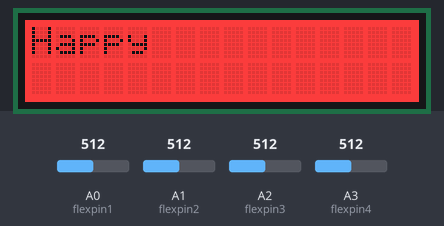
A sketch run on a simulated Arduino Uno, built with avr-gcc and run on an emulated ATmega328P. Shown: 16×2 character LCD. The inputs (shaded band) are chosen by the test bench; at power-on: A0 (flexpin1) = 512, A1 (flexpin2) = 512, A2 (flexpin3) = 512, A3 (flexpin4) = 512. What the sketch prints to the serial monitor is not drawn.

Above: at 2.2 s.
2.3 s: A0 (flexpin1) set to 492
At 3.4 s:
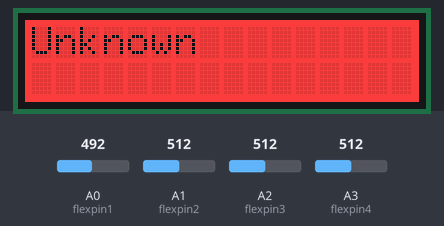
4.6 s: A0 (flexpin1) set to 510
At 5.7 s:
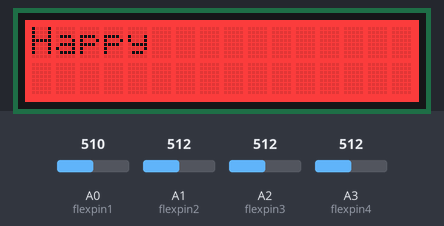
6.6 s: A0 (flexpin1) set to 490
At 7.9 s:
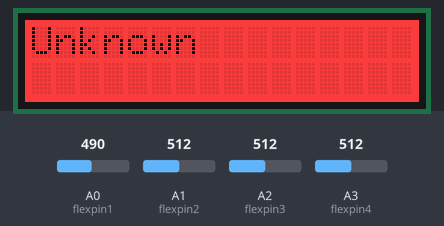
Timing chart, 0 to 9.6 s (numbered marks = the images above; inputs shaded):
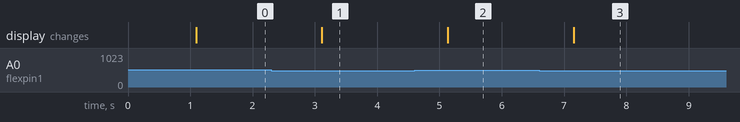

Measured:
- the behaviour switches between 501 and 500 on A0 (flexpin1) (found by bisection; images 0 and 1)
- after the input at 2.3 s, the display: changes after 0.81 s (image 1)
- after the input at 4.6 s, the display: changes after 0.53 s (image 2)
- after the input at 6.6 s, the display: changes after 0.55 s (image 3)

The sketch:

Test_Output.ino
```cpp
#include <Wire.h>
#include "rgb_lcd.h"

rgb_lcd lcd;

const int colorR = 255;
const int colorG = 0;
const int colorB = 0;

int flexpin1 = A0;
int flexpin2 = A1;
int flexpin3 = A2;
int flexpin4 = A3;

void setup() {
  Serial.begin(9600);
  lcd.begin(16, 2);
  lcd.setRGB(colorR, colorG, colorB);
  lcd.print("Sign Language - Group06");

  delay(1000);
}

void loop() {
  int flexVal1 = analogRead(flexpin1);
  int flexVal2 = analogRead(flexpin2);
  int flexVal3 = analogRead(flexpin3);
  int flexVal4 = analogRead(flexpin4);

  String word = getWordFromFlexValues(flexVal1, flexVal2, flexVal3, flexVal4);

  Serial.println(word);

  lcd.clear();
  lcd.setCursor(0, 0);
  lcd.print(word);

  delay(1000);
}

//Template to work on...
String getWordFromFlexValues(int flex1, int flex2, int flex3, int flex4) {
  // Define thresholds for each flex sensor
  int threshold1 = 500; // Adjust this threshold according to your sensor calibration
  int threshold2 = 500; // Adjust this threshold according to your sensor calibration
  int threshold3 = 500; // Adjust this threshold according to your sensor calibration
  int threshold4 = 500; // Adjust this threshold according to your sensor calibration

  // Determine which word corresponds to the flex sensor readings
  if (flex1 > threshold1 && flex2 > threshold2 && flex3 > threshold3 && flex4 > threshold4) {
    return "Happy";
  } else {
    // Add more conditions to cover different words/signs based on flex sensor readings
    return "Unknown";
  }
}
```

code.c
```cpp
int a = 0;

int b = 0;

int c = 0;

int d = 0;

int  e = 0;

void setup()
{
  pinMode(A0, INPUT);
  pinMode(A1, INPUT);
  pinMode(A2, INPUT);
  pinMode(A3, INPUT);
  pinMode(A4, INPUT);
  Serial.begin(9600);

}

void  loop()
{
  a = analogRead(A0); //thumb
  c = analogRead(A1); //index
  d = analogRead(A2); //middle
  b = analogRead(A3); //ring
  e = analogRead(A4);  //little
 {
  if (a < 900 && b > 900 && c > 900 && d > 900 && e > 900 && a  > 800 ) {
    Serial.println("a");
  }
  {
  if (a > 900 && b < 900  && c < 900  && e < 900 ) {
    Serial.println("b");
  }

  if (a  > 900 && b < 900 && c > 900 && d > 800 && e > 900 ) {
    Serial.println("d");
  }
  }
  if (a > 900 && b > 900 && c > 900 && d > 900 && e > 900 ) {
    Serial.println("e");
  }
   if (a > 900 && b > 900 && c < 890  && e  < 890 ) {
    Serial.println("f");
  }
     if (a < 900 && b < 900 &&  c > 890 && d > 890 && e > 890 && a > 800 ) {
    Serial.println("g");
  }
    if (a < 900 && b < 900 && c < 900 && d > 870 && e > 900 ) {
    Serial.println("h");
  }
   if (a > 900 && b > 900 && c > 900 && d > 900 && e < 900 ) {
    Serial.println("i");
  }
  if (a < 900 && b > 900 && c > 900 && d > 900 && e < 900 && a > 800 ) {
    Serial.println("j");
  }
  if (a > 900 && b < 900 && c < 900 && d >  900 && e > 900 ) {
    Serial.println("k");
  }
  if (a < 800 && b <  900 && c > 900 && d > 900 && e > 900 ) {
    Serial.println("l");
  }
  if (a < 800 && b > 900 && c > 900 && d > 900 && e < 900 ) {
    Serial.println("m");
  }
  if (a < 820 && b > 900 && c > 900 && d < 900 && e < 900 ) {
    Serial.println("n");
  }
   if (a > 820 && b < 900 && c < 900 && d < 900 && e > 900 ) {
    Serial.println("o");
  }
   if (a < 880 && b < 910 && c > 900 && d > 900 && e < 890 ) {
    Serial.println("p");
  }
   if (a < 850 && b < 900 && c > 900 && d < 920 && e < 890 ) {
    Serial.println("q");
  }
   if (a < 790 && b < 900 && c < 900 && d > 920 && e > 890 ) {
    Serial.println("r");
  }
  if (a < 960 && b > 900 && c > 900 && d > 920 && e > 890 && a > 940 ) {
    Serial.println("s");
  }
  if (a < 800 && b > 900 && d < 920 && e <  890 ) {
    Serial.println("t");
  }
   if (a > 900 && b < 900 && d >  900 && e < 900 ) {
    Serial.println("u");
  }
  if (a > 900 && b <  900 && d < 900 && e < 900 && c > 900 ) {
    Serial.println("v");
  }
  if (a < 900 && b < 900 && d < 900 && e < 900 && c > 900 ) {
    Serial.println("w");
  }
   if (a > 900 && b > 900 && d < 900 && e < 900 && c > 900 ) {
    Serial.println("x");
  }
   if (a > 800 && b > 900 && d < 900 && e > 900 && c > 900 ) {
    Serial.println("y");
  }
     if (a > 900 && b > 900 && d < 900 && e < 900 && c > 900 ) {
    Serial.println("z");
  }

  delay(2500);
  }}
```

tryThis.c
```cpp
//Prateek
//wwww.prateeks.in
//www.justdoelectronics.com
//https://www.youtube.com/c/JustDoElectronics/videos

#include "SoftwareSerial.h"
#include <LiquidCrystal_I2C.h>
#include <SoftwareSerial.h>
SoftwareSerial mySerial(3, 2);
LiquidCrystal_I2C lcd(0x27, 16, 2);

#define blue 2
#define green 3
#define red 4

unsigned int f;
unsigned int g;
unsigned int h;

void setup() {

  pinMode(blue, OUTPUT);
  pinMode(green, OUTPUT);
  pinMode(red, OUTPUT);
  Serial.begin(9600);
  mySerial.begin(9600);
  Serial.println();
  lcd.init();
  lcd.backlight();
  lcd.setCursor(0, 0);
  lcd.print("  Welcome To");
  lcd.setCursor(0, 1);
  lcd.print("JustDoElectronic");
  lcd.clear();
  delay(3000);
}

void loop() {

  f = analogRead(1);
  g = analogRead(2);
  h = analogRead(3);

  //Prateek
  //wwww.prateeks.in
  //www.justdoelectronics.com
  //https://www.youtube.com/c/JustDoElectronics/videos

  // Serial.print("f reading");
  // Serial.println(f);
  // Serial.print("g reading");
  // Serial.println(g);
  // Serial.print("h reading");
  // Serial.println(h);

  if (f <= 722) {
    digitalWrite(blue, HIGH);
    digitalWrite(green, LOW);
    digitalWrite(red, LOW);
    mySerial.println("Plz Give Me Water");
    lcd.clear();
    lcd.setCursor(0, 0);
    lcd.print("  Plz Give Me");
    lcd.setCursor(0, 1);
    lcd.print("     Water   ");
    delay(3000);
    lcd.clear();
    lcd.setCursor(0, 0);
    lcd.print(" If Anything");
    lcd.setCursor(0, 1);
    lcd.print("  You Want ");


  }

  else if (g <= 670) {
    //Prateek
    //wwww.prateeks.in
    //www.justdoelectronics.com
    //https://www.youtube.com/c/JustDoElectronics/videos
    digitalWrite(green, HIGH);
    digitalWrite(blue, LOW);
    digitalWrite(red, LOW);
    mySerial.println("Plz Give Me Food");
    lcd.clear();
    lcd.setCursor(0, 0);
    lcd.print("  Plz Give Me ");
    lcd.setCursor(0, 1);
    lcd.print("     Food   ");
    delay(3000);
    lcd.clear();
    lcd.setCursor(0, 0);
    lcd.print(" If Anything");
    lcd.setCursor(0, 1);
    lcd.print("  You Want ");


  }

  else if (h <= 675) {
    digitalWrite(green, HIGH);
    digitalWrite(blue, LOW);
    digitalWrite(red, LOW);
    mySerial.println("Plz Give Me Tea");
    lcd.clear();
    lcd.setCursor(0, 0);
    lcd.print("  Plz Give Me");
    lcd.setCursor(0, 1);
    lcd.print("     Tea   ");
    delay(3000);
    lcd.clear();
    lcd.setCursor(0, 0);
    lcd.print(" If Anything");
    lcd.setCursor(0, 1);
    lcd.print("  You Want ");
    //Prateek
    //wwww.prateeks.in
    //www.justdoelectronics.com
    //https://www.youtube.com/c/JustDoElectronics/videos

  }

  else {
  }
  delay(200);
}
```
